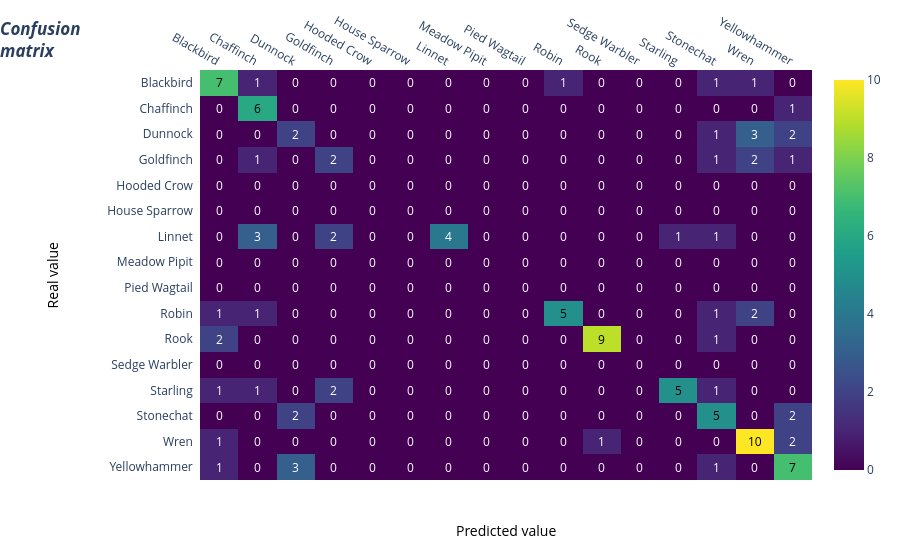

Source (notebook cell):
### Code cell
pred_lists = model_append.predict(test_ds)
y_pred = np.argmax(pred_lists, axis=-1)
#X          = np.array([X for X,_ in train_ds.unbatch()])
#y_true     = np.array([y for _,y in train_ds.unbatch()])
#pred_df    = pd.DataFrame(pred_lists, columns = categories)

#softmax_prediction_df = pred_df.apply(lambda x: np.exp(x - np.max(x))/np.exp(x - np.max(x)).sum(), axis=1)
# softmax_prediction_df.to_csv('results/'+filename_run+'_softmax_prediction_df.csv')

cm = confusion_matrix([y for _, y in test_ds.unbatch()], y_pred, labels=[
                      i for i in range(len(categories))])
fig = plotly_cm(cm, categories)
fig

### Figure 1 — Plotly figure (JSON) as saved in the notebook; plotly's stock layout.template omitted (floating-point values rounded to 4 significant figures; data arrays with more than 128 entries replaced by an {"elided": "..."} marker saying what was removed)
{"data": [{"colorscale": [[0, "#440154"], [0.1111, "#482878"], [0.2222, "#3e4989"], [0.3333, "#31688e"], [0.4444, "#26828e"], [0.5556, "#1f9e89"], [0.6667, "#35b779"], [0.7778, "#6ece58"], [0.8889, "#b5de2b"], [1, "#fde725"]], "reversescale": false, "showscale": true, "type": "heatmap", "x": ["Blackbird", "Chaffinch", "Dunnock", "Goldfinch", "Hooded Crow", "House Sparrow", "Linnet", "Meadow Pipit", "Pied Wagtail", "Robin", "Rook", "Sedge Warbler", "Starling", "Stonechat", "Wren", "Yellowhammer"], "y": ["Blackbird", "Chaffinch", "Dunnock", "Goldfinch", "Hooded Crow", "House Sparrow", "Linnet", "Meadow Pipit", "Pied Wagtail", "Robin", "Rook", "Sedge Warbler", "Starling", "Stonechat", "Wren", "Yellowhammer"], "z": {"elided": "16x16 int values"}}], "layout": {"annotations": [{"font": {"color": "#000000"}, "showarrow": false, "text": "7", "x": "Blackbird", "xref": "x", "y": "Blackbird", "yref": "y"}, {"font": {"color": "#FFFFFF"}, "showarrow": false, "text": "1", "x": "Chaffinch", "xref": "x", "y": "Blackbird", "yref": "y"}, {"font": {"color": "#FFFFFF"}, "showarrow": false, "text": "0", "x": "Dunnock", "xref": "x", "y": "Blackbird", "yref": "y"}, {"font": {"color": "#FFFFFF"}, "showarrow": false, "text": "0", "x": "Goldfinch", "xref": "x", "y": "Blackbird", "yref": "y"}, {"font": {"color": "#FFFFFF"}, "showarrow": false, "text": "0", "x": "Hooded Crow", "xref": "x", "y": "Blackbird", "yref": "y"}, {"font": {"color": "#FFFFFF"}, "showarrow": false, "text": "0", "x": "House Sparrow", "xref": "x", "y": "Blackbird", "yref": "y"}, {"font": {"color": "#FFFFFF"}, "showarrow": false, "text": "0", "x": "Linnet", "xref": "x", "y": "Blackbird", "yref": "y"}, {"font": {"color": "#FFFFFF"}, "showarrow": false, "text": "0", "x": "Meadow Pipit", "xref": "x", "y": "Blackbird", "yref": "y"}, {"font": {"color": "#FFFFFF"}, "showarrow": false, "text": "0", "x": "Pied Wagtail", "xref": "x", "y": "Blackbird", "yref": "y"}, {"font": {"color": "#FFFFFF"}, "showarrow": false, "text": "1", "x": "Robin", "xref": "x", "y": "Blackbird", "yref": "y"}, {"font": {"color": "#FFFFFF"}, "showarrow": false, "text": "0", "x": "Rook", "xref": "x", "y": "Blackbird", "yref": "y"}, {"font": {"color": "#FFFFFF"}, "showarrow": false, "text": "0", "x": "Sedge Warbler", "xref": "x", "y": "Blackbird", "yref": "y"}, {"font": {"color": "#FFFFFF"}, "showarrow": false, "text": "0", "x": "Starling", "xref": "x", "y": "Blackbird", "yref": "y"}, {"font": {"color": "#FFFFFF"}, "showarrow": false, "text": "1", "x": "Stonechat", "xref": "x", "y": "Blackbird", "yref": "y"}, {"font": {"color": "#FFFFFF"}, "showarrow": false, "text": "1", "x": "Wren", "xref": "x", "y": "Blackbird", "yref": "y"}, {"font": {"color": "#FFFFFF"}, "showarrow": false, "text": "0", "x": "Yellowhammer", "xref": "x", "y": "Blackbird", "yref": "y"}, {"font": {"color": "#FFFFFF"}, "showarrow": false, "text": "0", "x": "Blackbird", "xref": "x", "y": "Chaffinch", "yref": "y"}, {"font": {"color": "#000000"}, "showarrow": false, "text": "6", "x": "Chaffinch", "xref": "x", "y": "Chaffinch", "yref": "y"}, {"font": {"color": "#FFFFFF"}, "showarrow": false, "text": "0", "x": "Dunnock", "xref": "x", "y": "Chaffinch", "yref": "y"}, {"font": {"color": "#FFFFFF"}, "showarrow": false, "text": "0", "x": "Goldfinch", "xref": "x", "y": "Chaffinch", "yref": "y"}, {"font": {"color": "#FFFFFF"}, "showarrow": false, "text": "0", "x": "Hooded Crow", "xref": "x", "y": "Chaffinch", "yref": "y"}, {"font": {"color": "#FFFFFF"}, "showarrow": false, "text": "0", "x": "House Sparrow", "xref": "x", "y": "Chaffinch", "yref": "y"}, {"font": {"color": "#FFFFFF"}, "showarrow": false, "text": "0", "x": "Linnet", "xref": "x", "y": "Chaffinch", "yref": "y"}, {"font": {"color": "#FFFFFF"}, "showarrow": false, "text": "0", "x": "Meadow Pipit", "xref": "x", "y": "Chaffinch", "yref": "y"}, {"font": {"color": "#FFFFFF"}, "showarrow": false, "text": "0", "x": "Pied Wagtail", "xref": "x", "y": "Chaffinch", "yref": "y"}, {"font": {"color": "#FFFFFF"}, "showarrow": false, "text": "0", "x": "Robin", "xref": "x", "y": "Chaffinch", "yref": "y"}, {"font": {"color": "#FFFFFF"}, "showarrow": false, "text": "0", "x": "Rook", "xref": "x", "y": "Chaffinch", "yref": "y"}, {"font": {"color": "#FFFFFF"}, "showarrow": false, "text": "0", "x": "Sedge Warbler", "xref": "x", "y": "Chaffinch", "yref": "y"}, {"font": {"color": "#FFFFFF"}, "showarrow": false, "text": "0", "x": "Starling", "xref": "x", "y": "Chaffinch", "yref": "y"}, {"font": {"color": "#FFFFFF"}, "showarrow": false, "text": "0", "x": "Stonechat", "xref": "x", "y": "Chaffinch", "yref": "y"}, {"font": {"color": "#FFFFFF"}, "showarrow": false, "text": "0", "x": "Wren", "xref": "x", "y": "Chaffinch", "yref": "y"}, {"font": {"color": "#FFFFFF"}, "showarrow": false, "text": "1", "x": "Yellowhammer", "xref": "x", "y": "Chaffinch", "yref": "y"}, {"font": {"color": "#FFFFFF"}, "showarrow": false, "text": "0", "x": "Blackbird", "xref": "x", "y": "Dunnock", "yref": "y"}, {"font": {"color": "#FFFFFF"}, "showarrow": false, "text": "0", "x": "Chaffinch", "xref": "x", "y": "Dunnock", "yref": "y"}, {"font": {"color": "#FFFFFF"}, "showarrow": false, "text": "2", "x": "Dunnock", "xref": "x", "y": "Dunnock", "yref": "y"}, {"font": {"color": "#FFFFFF"}, "showarrow": false, "text": "0", "x": "Goldfinch", "xref": "x", "y": "Dunnock", "yref": "y"}, {"font": {"color": "#FFFFFF"}, "showarrow": false, "text": "0", "x": "Hooded Crow", "xref": "x", "y": "Dunnock", "yref": "y"}, {"font": {"color": "#FFFFFF"}, "showarrow": false, "text": "0", "x": "House Sparrow", "xref": "x", "y": "Dunnock", "yref": "y"}, {"font": {"color": "#FFFFFF"}, "showarrow": false, "text": "0", "x": "Linnet", "xref": "x", "y": "Dunnock", "yref": "y"}, {"font": {"color": "#FFFFFF"}, "showarrow": false, "text": "0", "x": "Meadow Pipit", "xref": "x", "y": "Dunnock", "yref": "y"}, {"font": {"color": "#FFFFFF"}, "showarrow": false, "text": "0", "x": "Pied Wagtail", "xref": "x", "y": "Dunnock", "yref": "y"}, {"font": {"color": "#FFFFFF"}, "showarrow": false, "text": "0", "x": "Robin", "xref": "x", "y": "Dunnock", "yref": "y"}, {"font": {"color": "#FFFFFF"}, "showarrow": false, "text": "0", "x": "Rook", "xref": "x", "y": "Dunnock", "yref": "y"}, {"font": {"color": "#FFFFFF"}, "showarrow": false, "text": "0", "x": "Sedge Warbler", "xref": "x", "y": "Dunnock", "yref": "y"}, {"font": {"color": "#FFFFFF"}, "showarrow": false, "text": "0", "x": "Starling", "xref": "x", "y": "Dunnock", "yref": "y"}, {"font": {"color": "#FFFFFF"}, "showarrow": false, "text": "1", "x": "Stonechat", "xref": "x", "y": "Dunnock", "yref": "y"}, {"font": {"color": "#FFFFFF"}, "showarrow": false, "text": "3", "x": "Wren", "xref": "x", "y": "Dunnock", "yref": "y"}, {"font": {"color": "#FFFFFF"}, "showarrow": false, "text": "2", "x": "Yellowhammer", "xref": "x", "y": "Dunnock", "yref": "y"}, {"font": {"color": "#FFFFFF"}, "showarrow": false, "text": "0", "x": "Blackbird", "xref": "x", "y": "Goldfinch", "yref": "y"}, {"font": {"color": "#FFFFFF"}, "showarrow": false, "text": "1", "x": "Chaffinch", "xref": "x", "y": "Goldfinch", "yref": "y"}, {"font": {"color": "#FFFFFF"}, "showarrow": false, "text": "0", "x": "Dunnock", "xref": "x", "y": "Goldfinch", "yref": "y"}, {"font": {"color": "#FFFFFF"}, "showarrow": false, "text": "2", "x": "Goldfinch", "xref": "x", "y": "Goldfinch", "yref": "y"}, {"font": {"color": "#FFFFFF"}, "showarrow": false, "text": "0", "x": "Hooded Crow", "xref": "x", "y": "Goldfinch", "yref": "y"}, {"font": {"color": "#FFFFFF"}, "showarrow": false, "text": "0", "x": "House Sparrow", "xref": "x", "y": "Goldfinch", "yref": "y"}, {"font": {"color": "#FFFFFF"}, "showarrow": false, "text": "0", "x": "Linnet", "xref": "x", "y": "Goldfinch", "yref": "y"}, {"font": {"color": "#FFFFFF"}, "showarrow": false, "text": "0", "x": "Meadow Pipit", "xref": "x", "y": "Goldfinch", "yref": "y"}, {"font": {"color": "#FFFFFF"}, "showarrow": false, "text": "0", "x": "Pied Wagtail", "xref": "x", "y": "Goldfinch", "yref": "y"}, {"font": {"color": "#FFFFFF"}, "showarrow": false, "text": "0", "x": "Robin", "xref": "x", "y": "Goldfinch", "yref": "y"}, {"font": {"color": "#FFFFFF"}, "showarrow": false, "text": "0", "x": "Rook", "xref": "x", "y": "Goldfinch", "yref": "y"}, {"font": {"color": "#FFFFFF"}, "showarrow": false, "text": "0", "x": "Sedge Warbler", "xref": "x", "y": "Goldfinch", "yref": "y"}, {"font": {"color": "#FFFFFF"}, "showarrow": false, "text": "0", "x": "Starling", "xref": "x", "y": "Goldfinch", "yref": "y"}, {"font": {"color": "#FFFFFF"}, "showarrow": false, "text": "1", "x": "Stonechat", "xref": "x", "y": "Goldfinch", "yref": "y"}, {"font": {"color": "#FFFFFF"}, "showarrow": false, "text": "2", "x": "Wren", "xref": "x", "y": "Goldfinch", "yref": "y"}, {"font": {"color": "#FFFFFF"}, "showarrow": false, "text": "1", "x": "Yellowhammer", "xref": "x", "y": "Goldfinch", "yref": "y"}, {"font": {"color": "#FFFFFF"}, "showarrow": false, "text": "0", "x": "Blackbird", "xref": "x", "y": "Hooded Crow", "yref": "y"}, {"font": {"color": "#FFFFFF"}, "showarrow": false, "text": "0", "x": "Chaffinch", "xref": "x", "y": "Hooded Crow", "yref": "y"}, {"font": {"color": "#FFFFFF"}, "showarrow": false, "text": "0", "x": "Dunnock", "xref": "x", "y": "Hooded Crow", "yref": "y"}, {"font": {"color": "#FFFFFF"}, "showarrow": false, "text": "0", "x": "Goldfinch", "xref": "x", "y": "Hooded Crow", "yref": "y"}, {"font": {"color": "#FFFFFF"}, "showarrow": false, "text": "0", "x": "Hooded Crow", "xref": "x", "y": "Hooded Crow", "yref": "y"}, {"font": {"color": "#FFFFFF"}, "showarrow": false, "text": "0", "x": "House Sparrow", "xref": "x", "y": "Hooded Crow", "yref": "y"}, {"font": {"color": "#FFFFFF"}, "showarrow": false, "text": "0", "x": "Linnet", "xref": "x", "y": "Hooded Crow", "yref": "y"}, {"font": {"color": "#FFFFFF"}, "showarrow": false, "text": "0", "x": "Meadow Pipit", "xref": "x", "y": "Hooded Crow", "yref": "y"}, {"font": {"color": "#FFFFFF"}, "showarrow": false, "text": "0", "x": "Pied Wagtail", "xref": "x", "y": "Hooded Crow", "yref": "y"}, {"font": {"color": "#FFFFFF"}, "showarrow": false, "text": "0", "x": "Robin", "xref": "x", "y": "Hooded Crow", "yref": "y"}, {"font": {"color": "#FFFFFF"}, "showarrow": false, "text": "0", "x": "Rook", "xref": "x", "y": "Hooded Crow", "yref": "y"}, {"font": {"color": "#FFFFFF"}, "showarrow": false, "text": "0", "x": "Sedge Warbler", "xref": "x", "y": "Hooded Crow", "yref": "y"}, {"font": {"color": "#FFFFFF"}, "showarrow": false, "text": "0", "x": "Starling", "xref": "x", "y": "Hooded Crow", "yref": "y"}, {"font": {"color": "#FFFFFF"}, "showarrow": false, "text": "0", "x": "Stonechat", "xref": "x", "y": "Hooded Crow", "yref": "y"}, {"font": {"color": "#FFFFFF"}, "showarrow": false, "text": "0", "x": "Wren", "xref": "x", "y": "Hooded Crow", "yref": "y"}, {"font": {"color": "#FFFFFF"}, "showarrow": false, "text": "0", "x": "Yellowhammer", "xref": "x", "y": "Hooded Crow", "yref": "y"}, {"font": {"color": "#FFFFFF"}, "showarrow": false, "text": "0", "x": "Blackbird", "xref": "x", "y": "House Sparrow", "yref": "y"}, {"font": {"color": "#FFFFFF"}, "showarrow": false, "text": "0", "x": "Chaffinch", "xref": "x", "y": "House Sparrow", "yref": "y"}, {"font": {"color": "#FFFFFF"}, "showarrow": false, "text": "0", "x": "Dunnock", "xref": "x", "y": "House Sparrow", "yref": "y"}, {"font": {"color": "#FFFFFF"}, "showarrow": false, "text": "0", "x": "Goldfinch", "xref": "x", "y": "House Sparrow", "yref": "y"}, {"font": {"color": "#FFFFFF"}, "showarrow": false, "text": "0", "x": "Hooded Crow", "xref": "x", "y": "House Sparrow", "yref": "y"}, {"font": {"color": "#FFFFFF"}, "showarrow": false, "text": "0", "x": "House Sparrow", "xref": "x", "y": "House Sparrow", "yref": "y"}, {"font": {"color": "#FFFFFF"}, "showarrow": false, "text": "0", "x": "Linnet", "xref": "x", "y": "House Sparrow", "yref": "y"}, {"font": {"color": "#FFFFFF"}, "showarrow": false, "text": "0", "x": "Meadow Pipit", "xref": "x", "y": "House Sparrow", "yref": "y"}, {"font": {"color": "#FFFFFF"}, "showarrow": false, "text": "0", "x": "Pied Wagtail", "xref": "x", "y": "House Sparrow", "yref": "y"}, {"font": {"color": "#FFFFFF"}, "showarrow": false, "text": "0", "x": "Robin", "xref": "x", "y": "House Sparrow", "yref": "y"}, {"font": {"color": "#FFFFFF"}, "showarrow": false, "text": "0", "x": "Rook", "xref": "x", "y": "House Sparrow", "yref": "y"}, {"font": {"color": "#FFFFFF"}, "showarrow": false, "text": "0", "x": "Sedge Warbler", "xref": "x", "y": "House Sparrow", "yref": "y"}, {"font": {"color": "#FFFFFF"}, "showarrow": false, "text": "0", "x": "Starling", "xref": "x", "y": "House Sparrow", "yref": "y"}, {"font": {"color": "#FFFFFF"}, "showarrow": false, "text": "0", "x": "Stonechat", "xref": "x", "y": "House Sparrow", "yref": "y"}, {"font": {"color": "#FFFFFF"}, "showarrow": false, "text": "0", "x": "Wren", "xref": "x", "y": "House Sparrow", "yref": "y"}, {"font": {"color": "#FFFFFF"}, "showarrow": false, "text": "0", "x": "Yellowhammer", "xref": "x", "y": "House Sparrow", "yref": "y"}, {"font": {"color": "#FFFFFF"}, "showarrow": false, "text": "0", "x": "Blackbird", "xref": "x", "y": "Linnet", "yref": "y"}, {"font": {"color": "#FFFFFF"}, "showarrow": false, "text": "3", "x": "Chaffinch", "xref": "x", "y": "Linnet", "yref": "y"}, {"font": {"color": "#FFFFFF"}, "showarrow": false, "text": "0", "x": "Dunnock", "xref": "x", "y": "Linnet", "yref": "y"}, {"font": {"color": "#FFFFFF"}, "showarrow": false, "text": "2", "x": "Goldfinch", "xref": "x", "y": "Linnet", "yref": "y"}, {"font": {"color": "#FFFFFF"}, "showarrow": false, "text": "0", "x": "Hooded Crow", "xref": "x", "y": "Linnet", "yref": "y"}, {"font": {"color": "#FFFFFF"}, "showarrow": false, "text": "0", "x": "House Sparrow", "xref": "x", "y": "Linnet", "yref": "y"}, {"font": {"color": "#FFFFFF"}, "showarrow": false, "text": "4", "x": "Linnet", "xref": "x", "y": "Linnet", "yref": "y"}, {"font": {"color": "#FFFFFF"}, "showarrow": false, "text": "0", "x": "Meadow Pipit", "xref": "x", "y": "Linnet", "yref": "y"}, {"font": {"color": "#FFFFFF"}, "showarrow": false, "text": "0", "x": "Pied Wagtail", "xref": "x", "y": "Linnet", "yref": "y"}, {"font": {"color": "#FFFFFF"}, "showarrow": false, "text": "0", "x": "Robin", "xref": "x", "y": "Linnet", "yref": "y"}, {"font": {"color": "#FFFFFF"}, "showarrow": false, "text": "0", "x": "Rook", "xref": "x", "y": "Linnet", "yref": "y"}, {"font": {"color": "#FFFFFF"}, "showarrow": false, "text": "0", "x": "Sedge Warbler", "xref": "x", "y": "Linnet", "yref": "y"}, {"font": {"color": "#FFFFFF"}, "showarrow": false, "text": "1", "x": "Starling", "xref": "x", "y": "Linnet", "yref": "y"}, {"font": {"color": "#FFFFFF"}, "showarrow": false, "text": "1", "x": "Stonechat", "xref": "x", "y": "Linnet", "yref": "y"}, {"font": {"color": "#FFFFFF"}, "showarrow": false, "text": "0", "x": "Wren", "xref": "x", "y": "Linnet", "yref": "y"}, {"font": {"color": "#FFFFFF"}, "showarrow": false, "text": "0", "x": "Yellowhammer", "xref": "x", "y": "Linnet", "yref": "y"}, {"font": {"color": "#FFFFFF"}, "showarrow": false, "text": "0", "x": "Blackbird", "xref": "x", "y": "Meadow Pipit", "yref": "y"}, {"font": {"color": "#FFFFFF"}, "showarrow": false, "text": "0", "x": "Chaffinch", "xref": "x", "y": "Meadow Pipit", "yref": "y"}, {"font": {"color": "#FFFFFF"}, "showarrow": false, "text": "0", "x": "Dunnock", "xref": "x", "y": "Meadow Pipit", "yref": "y"}, {"font": {"color": "#FFFFFF"}, "showarrow": false, "text": "0", "x": "Goldfinch", "xref": "x", "y": "Meadow Pipit", "yref": "y"}, {"font": {"color": "#FFFFFF"}, "showarrow": false, "text": "0", "x": "Hooded Crow", "xref": "x", "y": "Meadow Pipit", "yref": "y"}, {"font": {"color": "#FFFFFF"}, "showarrow": false, "text": "0", "x": "House Sparrow", "xref": "x", "y": "Meadow Pipit", "yref": "y"}, {"font": {"color": "#FFFFFF"}, "showarrow": false, "text": "0", "x": "Linnet", "xref": "x", "y": "Meadow Pipit", "yref": "y"}, {"font": {"color": "#FFFFFF"}, "showarrow": false, "text": "0", "x": "Meadow Pipit", "xref": "x", "y": "Meadow Pipit", "yref": "y"}, {"font": {"color": "#FFFFFF"}, "showarrow": false, "text": "0", "x": "Pied Wagtail", "xref": "x", "y": "Meadow Pipit", "yref": "y"}, {"font": {"color": "#FFFFFF"}, "showarrow": false, "text": "0", "x": "Robin", "xref": "x", "y": "Meadow Pipit", "yref": "y"}, {"font": {"color": "#FFFFFF"}, "showarrow": false, "text": "0", "x": "Rook", "xref": "x", "y": "Meadow Pipit", "yref": "y"}, {"font": {"color": "#FFFFFF"}, "showarrow": false, "text": "0", "x": "Sedge Warbler", "xref": "x", "y": "Meadow Pipit", "yref": "y"}, {"font": {"color": "#FFFFFF"}, "showarrow": false, "text": "0", "x": "Starling", "xref": "x", "y": "Meadow Pipit", "yref": "y"}, {"font": {"color": "#FFFFFF"}, "showarrow": false, "text": "0", "x": "Stonechat", "xref": "x", "y": "Meadow Pipit", "yref": "y"}, {"font": {"color": "#FFFFFF"}, "showarrow": false, "text": "0", "x": "Wren", "xref": "x", "y": "Meadow Pipit", "yref": "y"}, {"font": {"color": "#FFFFFF"}, "showarrow": false, "text": "0", "x": "Yellowhammer", "xref": "x", "y": "Meadow Pipit", "yref": "y"}, {"font": {"color": "#FFFFFF"}, "showarrow": false, "text": "0", "x": "Blackbird", "xref": "x", "y": "Pied Wagtail", "yref": "y"}, {"font": {"color": "#FFFFFF"}, "showarrow": false, "text": "0", "x": "Chaffinch", "xref": "x", "y": "Pied Wagtail", "yref": "y"}, {"font": {"color": "#FFFFFF"}, "showarrow": false, "text": "0", "x": "Dunnock", "xref": "x", "y": "Pied Wagtail", "yref": "y"}, {"font": {"color": "#FFFFFF"}, "showarrow": false, "text": "0", "x": "Goldfinch", "xref": "x", "y": "Pied Wagtail", "yref": "y"}, {"font": {"color": "#FFFFFF"}, "showarrow": false, "text": "0", "x": "Hooded Crow", "xref": "x", "y": "Pied Wagtail", "yref": "y"}, {"font": {"color": "#FFFFFF"}, "showarrow": false, "text": "0", "x": "House Sparrow", "xref": "x", "y": "Pied Wagtail", "yref": "y"}, {"font": {"color": "#FFFFFF"}, "showarrow": false, "text": "0", "x": "Linnet", "xref": "x", "y": "Pied Wagtail", "yref": "y"}, {"font": {"color": "#FFFFFF"}, "showarrow": false, "text": "0", "x": "Meadow Pipit", "xref": "x", "y": "Pied Wagtail", "yref": "y"}, {"font": {"color": "#FFFFFF"}, "showarrow": false, "text": "0", "x": "Pied Wagtail", "xref": "x", "y": "Pied Wagtail", "yref": "y"}, {"font": {"color": "#FFFFFF"}, "showarrow": false, "text": "0", "x": "Robin", "xref": "x", "y": "Pied Wagtail", "yref": "y"}, {"font": {"color": "#FFFFFF"}, "showarrow": false, "text": "0", "x": "Rook", "xref": "x", "y": "Pied Wagtail", "yref": "y"}, {"font": {"color": "#FFFFFF"}, "showarrow": false, "text": "0", "x": "Sedge Warbler", "xref": "x", "y": "Pied Wagtail", "yref": "y"}, {"font": {"color": "#FFFFFF"}, "showarrow": false, "text": "0", "x": "Starling", "xref": "x", "y": "Pied Wagtail", "yref": "y"}, {"font": {"color": "#FFFFFF"}, "showarrow": false, "text": "0", "x": "Stonechat", "xref": "x", "y": "Pied Wagtail", "yref": "y"}, {"font": {"color": "#FFFFFF"}, "showarrow": false, "text": "0", "x": "Wren", "xref": "x", "y": "Pied Wagtail", "yref": "y"}, {"font": {"color": "#FFFFFF"}, "showarrow": false, "text": "0", "x": "Yellowhammer", "xref": "x", "y": "Pied Wagtail", "yref": "y"}, {"font": {"color": "#FFFFFF"}, "showarrow": false, "text": "1", "x": "Blackbird", "xref": "x", "y": "Robin", "yref": "y"}, {"font": {"color": "#FFFFFF"}, "showarrow": false, "text": "1", "x": "Chaffinch", "xref": "x", "y": "Robin", "yref": "y"}, {"font": {"color": "#FFFFFF"}, "showarrow": false, "text": "0", "x": "Dunnock", "xref": "x", "y": "Robin", "yref": "y"}, {"font": {"color": "#FFFFFF"}, "showarrow": false, "text": "0", "x": "Goldfinch", "xref": "x", "y": "Robin", "yref": "y"}, {"font": {"color": "#FFFFFF"}, "showarrow": false, "text": "0", "x": "Hooded Crow", "xref": "x", "y": "Robin", "yref": "y"}, {"font": {"color": "#FFFFFF"}, "showarrow": false, "text": "0", "x": "House Sparrow", "xref": "x", "y": "Robin", "yref": "y"}, {"font": {"color": "#FFFFFF"}, "showarrow": false, "text": "0", "x": "Linnet", "xref": "x", "y": "Robin", "yref": "y"}, {"font": {"color": "#FFFFFF"}, "showarrow": false, "text": "0", "x": "Meadow Pipit", "xref": "x", "y": "Robin", "yref": "y"}, {"font": {"color": "#FFFFFF"}, "showarrow": false, "text": "0", "x": "Pied Wagtail", "xref": "x", "y": "Robin", "yref": "y"}, {"font": {"color": "#000000"}, "showarrow": false, "text": "5", "x": "Robin", "xref": "x", "y": "Robin", "yref": "y"}, {"font": {"color": "#FFFFFF"}, "showarrow": false, "text": "0", "x": "Rook", "xref": "x", "y": "Robin", "yref": "y"}, {"font": {"color": "#FFFFFF"}, "showarrow": false, "text": "0", "x": "Sedge Warbler", "xref": "x", "y": "Robin", "yref": "y"}, {"font": {"color": "#FFFFFF"}, "showarrow": false, "text": "0", "x": "Starling", "xref": "x", "y": "Robin", "yref": "y"}, {"font": {"color": "#FFFFFF"}, "showarrow": false, "text": "1", "x": "Stonechat", "xref": "x", "y": "Robin", "yref": "y"}, {"font": {"color": "#FFFFFF"}, "showarrow": false, "text": "2", "x": "Wren", "xref": "x", "y": "Robin", "yref": "y"}, {"font": {"color": "#FFFFFF"}, "showarrow": false, "text": "0", "x": "Yellowhammer", "xref": "x", "y": "Robin", "yref": "y"}, {"font": {"color": "#FFFFFF"}, "showarrow": false, "text": "2", "x": "Blackbird", "xref": "x", "y": "Rook", "yref": "y"}, {"font": {"color": "#FFFFFF"}, "showarrow": false, "text": "0", "x": "Chaffinch", "xref": "x", "y": "Rook", "yref": "y"}, {"font": {"color": "#FFFFFF"}, "showarrow": false, "text": "0", "x": "Dunnock", "xref": "x", "y": "Rook", "yref": "y"}, {"font": {"color": "#FFFFFF"}, "showarrow": false, "text": "0", "x": "Goldfinch", "xref": "x", "y": "Rook", "yref": "y"}, {"font": {"color": "#FFFFFF"}, "showarrow": false, "text": "0", "x": "Hooded Crow", "xref": "x", "y": "Rook", "yref": "y"}, {"font": {"color": "#FFFFFF"}, "showarrow": false, "text": "0", "x": "House Sparrow", "xref": "x", "y": "Rook", "yref": "y"}, {"font": {"color": "#FFFFFF"}, "showarrow": false, "text": "0", "x": "Linnet", "xref": "x", "y": "Rook", "yref": "y"}, {"font": {"color": "#FFFFFF"}, "showarrow": false, "text": "0", "x": "Meadow Pipit", "xref": "x", "y": "Rook", "yref": "y"}, {"font": {"color": "#FFFFFF"}, "showarrow": false, "text": "0", "x": "Pied Wagtail", "xref": "x", "y": "Rook", "yref": "y"}, {"font": {"color": "#FFFFFF"}, "showarrow": false, "text": "0", "x": "Robin", "xref": "x", "y": "Rook", "yref": "y"}, {"font": {"color": "#000000"}, "showarrow": false, "text": "9", "x": "Rook", "xref": "x", "y": "Rook", "yref": "y"}, {"font": {"color": "#FFFFFF"}, "showarrow": false, "text": "0", "x": "Sedge Warbler", "xref": "x", "y": "Rook", "yref": "y"}, {"font": {"color": "#FFFFFF"}, "showarrow": false, "text": "0", "x": "Starling", "xref": "x", "y": "Rook", "yref": "y"}, {"font": {"color": "#FFFFFF"}, "showarrow": false, "text": "1", "x": "Stonechat", "xref": "x", "y": "Rook", "yref": "y"}, {"font": {"color": "#FFFFFF"}, "showarrow": false, "text": "0", "x": "Wren", "xref": "x", "y": "Rook", "yref": "y"}, {"font": {"color": "#FFFFFF"}, "showarrow": false, "text": "0", "x": "Yellowhammer", "xref": "x", "y": "Rook", "yref": "y"}, {"font": {"color": "#FFFFFF"}, "showarrow": false, "text": "0", "x": "Blackbird", "xref": "x", "y": "Sedge Warbler", "yref": "y"}, {"font": {"color": "#FFFFFF"}, "showarrow": false, "text": "0", "x": "Chaffinch", "xref": "x", "y": "Sedge Warbler", "yref": "y"}, {"font": {"color": "#FFFFFF"}, "showarrow": false, "text": "0", "x": "Dunnock", "xref": "x", "y": "Sedge Warbler", "yref": "y"}, {"font": {"color": "#FFFFFF"}, "showarrow": false, "text": "0", "x": "Goldfinch", "xref": "x", "y": "Sedge Warbler", "yref": "y"}, {"font": {"color": "#FFFFFF"}, "showarrow": false, "text": "0", "x": "Hooded Crow", "xref": "x", "y": "Sedge Warbler", "yref": "y"}, {"font": {"color": "#FFFFFF"}, "showarrow": false, "text": "0", "x": "House Sparrow", "xref": "x", "y": "Sedge Warbler", "yref": "y"}, {"font": {"color": "#FFFFFF"}, "showarrow": false, "text": "0", "x": "Linnet", "xref": "x", "y": "Sedge Warbler", "yref": "y"}, {"font": {"color": "#FFFFFF"}, "showarrow": false, "text": "0", "x": "Meadow Pipit", "xref": "x", "y": "Sedge Warbler", "yref": "y"}, {"font": {"color": "#FFFFFF"}, "showarrow": false, "text": "0", "x": "Pied Wagtail", "xref": "x", "y": "Sedge Warbler", "yref": "y"}, {"font": {"color": "#FFFFFF"}, "showarrow": false, "text": "0", "x": "Robin", "xref": "x", "y": "Sedge Warbler", "yref": "y"}, {"font": {"color": "#FFFFFF"}, "showarrow": false, "text": "0", "x": "Rook", "xref": "x", "y": "Sedge Warbler", "yref": "y"}, {"font": {"color": "#FFFFFF"}, "showarrow": false, "text": "0", "x": "Sedge Warbler", "xref": "x", "y": "Sedge Warbler", "yref": "y"}, {"font": {"color": "#FFFFFF"}, "showarrow": false, "text": "0", "x": "Starling", "xref": "x", "y": "Sedge Warbler", "yref": "y"}, {"font": {"color": "#FFFFFF"}, "showarrow": false, "text": "0", "x": "Stonechat", "xref": "x", "y": "Sedge Warbler", "yref": "y"}, {"font": {"color": "#FFFFFF"}, "showarrow": false, "text": "0", "x": "Wren", "xref": "x", "y": "Sedge Warbler", "yref": "y"}, {"font": {"color": "#FFFFFF"}, "showarrow": false, "text": "0", "x": "Yellowhammer", "xref": "x", "y": "Sedge Warbler", "yref": "y"}, {"font": {"color": "#FFFFFF"}, "showarrow": false, "text": "1", "x": "Blackbird", "xref": "x", "y": "Starling", "yref": "y"}, {"font": {"color": "#FFFFFF"}, "showarrow": false, "text": "1", "x": "Chaffinch", "xref": "x", "y": "Starling", "yref": "y"}, {"font": {"color": "#FFFFFF"}, "showarrow": false, "text": "0", "x": "Dunnock", "xref": "x", "y": "Starling", "yref": "y"}, {"font": {"color": "#FFFFFF"}, "showarrow": false, "text": "2", "x": "Goldfinch", "xref": "x", "y": "Starling", "yref": "y"}, {"font": {"color": "#FFFFFF"}, "showarrow": false, "text": "0", "x": "Hooded Crow", "xref": "x", "y": "Starling", "yref": "y"}, {"font": {"color": "#FFFFFF"}, "showarrow": false, "text": "0", "x": "House Sparrow", "xref": "x", "y": "Starling", "yref": "y"}, {"font": {"color": "#FFFFFF"}, "showarrow": false, "text": "0", "x": "Linnet", "xref": "x", "y": "Starling", "yref": "y"}, {"font": {"color": "#FFFFFF"}, "showarrow": false, "text": "0", "x": "Meadow Pipit", "xref": "x", "y": "Starling", "yref": "y"}, {"font": {"color": "#FFFFFF"}, "showarrow": false, "text": "0", "x": "Pied Wagtail", "xref": "x", "y": "Starling", "yref": "y"}, {"font": {"color": "#FFFFFF"}, "showarrow": false, "text": "0", "x": "Robin", "xref": "x", "y": "Starling", "yref": "y"}, {"font": {"color": "#FFFFFF"}, "showarrow": false, "text": "0", "x": "Rook", "xref": "x", "y": "Starling", "yref": "y"}, {"font": {"color": "#FFFFFF"}, "showarrow": false, "text": "0", "x": "Sedge Warbler", "xref": "x", "y": "Starling", "yref": "y"}, {"font": {"color": "#000000"}, "showarrow": false, "text": "5", "x": "Starling", "xref": "x", "y": "Starling", "yref": "y"}, {"font": {"color": "#FFFFFF"}, "showarrow": false, "text": "1", "x": "Stonechat", "xref": "x", "y": "Starling", "yref": "y"}, {"font": {"color": "#FFFFFF"}, "showarrow": false, "text": "0", "x": "Wren", "xref": "x", "y": "Starling", "yref": "y"}, {"font": {"color": "#FFFFFF"}, "showarrow": false, "text": "0", "x": "Yellowhammer", "xref": "x", "y": "Starling", "yref": "y"}, {"font": {"color": "#FFFFFF"}, "showarrow": false, "text": "0", "x": "Blackbird", "xref": "x", "y": "Stonechat", "yref": "y"}, {"font": {"color": "#FFFFFF"}, "showarrow": false, "text": "0", "x": "Chaffinch", "xref": "x", "y": "Stonechat", "yref": "y"}, {"font": {"color": "#FFFFFF"}, "showarrow": false, "text": "2", "x": "Dunnock", "xref": "x", "y": "Stonechat", "yref": "y"}, {"font": {"color": "#FFFFFF"}, "showarrow": false, "text": "0", "x": "Goldfinch", "xref": "x", "y": "Stonechat", "yref": "y"}, {"font": {"color": "#FFFFFF"}, "showarrow": false, "text": "0", "x": "Hooded Crow", "xref": "x", "y": "Stonechat", "yref": "y"}, {"font": {"color": "#FFFFFF"}, "showarrow": false, "text": "0", "x": "House Sparrow", "xref": "x", "y": "Stonechat", "yref": "y"}, {"font": {"color": "#FFFFFF"}, "showarrow": false, "text": "0", "x": "Linnet", "xref": "x", "y": "Stonechat", "yref": "y"}, {"font": {"color": "#FFFFFF"}, "showarrow": false, "text": "0", "x": "Meadow Pipit", "xref": "x", "y": "Stonechat", "yref": "y"}, {"font": {"color": "#FFFFFF"}, "showarrow": false, "text": "0", "x": "Pied Wagtail", "xref": "x", "y": "Stonechat", "yref": "y"}, {"font": {"color": "#FFFFFF"}, "showarrow": false, "text": "0", "x": "Robin", "xref": "x", "y": "Stonechat", "yref": "y"}, {"font": {"color": "#FFFFFF"}, "showarrow": false, "text": "0", "x": "Rook", "xref": "x", "y": "Stonechat", "yref": "y"}, {"font": {"color": "#FFFFFF"}, "showarrow": false, "text": "0", "x": "Sedge Warbler", "xref": "x", "y": "Stonechat", "yref": "y"}, {"font": {"color": "#FFFFFF"}, "showarrow": false, "text": "0", "x": "Starling", "xref": "x", "y": "Stonechat", "yref": "y"}, {"font": {"color": "#000000"}, "showarrow": false, "text": "5", "x": "Stonechat", "xref": "x", "y": "Stonechat", "yref": "y"}, {"font": {"color": "#FFFFFF"}, "showarrow": false, "text": "0", "x": "Wren", "xref": "x", "y": "Stonechat", "yref": "y"}, {"font": {"color": "#FFFFFF"}, "showarrow": false, "text": "2", "x": "Yellowhammer", "xref": "x", "y": "Stonechat", "yref": "y"}, {"font": {"color": "#FFFFFF"}, "showarrow": false, "text": "1", "x": "Blackbird", "xref": "x", "y": "Wren", "yref": "y"}, {"font": {"color": "#FFFFFF"}, "showarrow": false, "text": "0", "x": "Chaffinch", "xref": "x", "y": "Wren", "yref": "y"}, {"font": {"color": "#FFFFFF"}, "showarrow": false, "text": "0", "x": "Dunnock", "xref": "x", "y": "Wren", "yref": "y"}, {"font": {"color": "#FFFFFF"}, "showarrow": false, "text": "0", "x": "Goldfinch", "xref": "x", "y": "Wren", "yref": "y"}, {"font": {"color": "#FFFFFF"}, "showarrow": false, "text": "0", "x": "Hooded Crow", "xref": "x", "y": "Wren", "yref": "y"}, {"font": {"color": "#FFFFFF"}, "showarrow": false, "text": "0", "x": "House Sparrow", "xref": "x", "y": "Wren", "yref": "y"}, {"font": {"color": "#FFFFFF"}, "showarrow": false, "text": "0", "x": "Linnet", "xref": "x", "y": "Wren", "yref": "y"}, {"font": {"color": "#FFFFFF"}, "showarrow": false, "text": "0", "x": "Meadow Pipit", "xref": "x", "y": "Wren", "yref": "y"}, {"font": {"color": "#FFFFFF"}, "showarrow": false, "text": "0", "x": "Pied Wagtail", "xref": "x", "y": "Wren", "yref": "y"}, {"font": {"color": "#FFFFFF"}, "showarrow": false, "text": "0", "x": "Robin", "xref": "x", "y": "Wren", "yref": "y"}, {"font": {"color": "#FFFFFF"}, "showarrow": false, "text": "1", "x": "Rook", "xref": "x", "y": "Wren", "yref": "y"}, {"font": {"color": "#FFFFFF"}, "showarrow": false, "text": "0", "x": "Sedge Warbler", "xref": "x", "y": "Wren", "yref": "y"}, {"font": {"color": "#FFFFFF"}, "showarrow": false, "text": "0", "x": "Starling", "xref": "x", "y": "Wren", "yref": "y"}, {"font": {"color": "#FFFFFF"}, "showarrow": false, "text": "0", "x": "Stonechat", "xref": "x", "y": "Wren", "yref": "y"}, {"font": {"color": "#000000"}, "showarrow": false, "text": "10", "x": "Wren", "xref": "x", "y": "Wren", "yref": "y"}, {"font": {"color": "#FFFFFF"}, "showarrow": false, "text": "2", "x": "Yellowhammer", "xref": "x", "y": "Wren", "yref": "y"}, {"font": {"color": "#FFFFFF"}, "showarrow": false, "text": "1", "x": "Blackbird", "xref": "x", "y": "Yellowhammer", "yref": "y"}, {"font": {"color": "#FFFFFF"}, "showarrow": false, "text": "0", "x": "Chaffinch", "xref": "x", "y": "Yellowhammer", "yref": "y"}, {"font": {"color": "#FFFFFF"}, "showarrow": false, "text": "3", "x": "Dunnock", "xref": "x", "y": "Yellowhammer", "yref": "y"}, {"font": {"color": "#FFFFFF"}, "showarrow": false, "text": "0", "x": "Goldfinch", "xref": "x", "y": "Yellowhammer", "yref": "y"}, {"font": {"color": "#FFFFFF"}, "showarrow": false, "text": "0", "x": "Hooded Crow", "xref": "x", "y": "Yellowhammer", "yref": "y"}, {"font": {"color": "#FFFFFF"}, "showarrow": false, "text": "0", "x": "House Sparrow", "xref": "x", "y": "Yellowhammer", "yref": "y"}, {"font": {"color": "#FFFFFF"}, "showarrow": false, "text": "0", "x": "Linnet", "xref": "x", "y": "Yellowhammer", "yref": "y"}, {"font": {"color": "#FFFFFF"}, "showarrow": false, "text": "0", "x": "Meadow Pipit", "xref": "x", "y": "Yellowhammer", "yref": "y"}, {"font": {"color": "#FFFFFF"}, "showarrow": false, "text": "0", "x": "Pied Wagtail", "xref": "x", "y": "Yellowhammer", "yref": "y"}, {"font": {"color": "#FFFFFF"}, "showarrow": false, "text": "0", "x": "Robin", "xref": "x", "y": "Yellowhammer", "yref": "y"}, {"font": {"color": "#FFFFFF"}, "showarrow": false, "text": "0", "x": "Rook", "xref": "x", "y": "Yellowhammer", "yref": "y"}, {"font": {"color": "#FFFFFF"}, "showarrow": false, "text": "0", "x": "Sedge Warbler", "xref": "x", "y": "Yellowhammer", "yref": "y"}, {"font": {"color": "#FFFFFF"}, "showarrow": false, "text": "0", "x": "Starling", "xref": "x", "y": "Yellowhammer", "yref": "y"}, {"font": {"color": "#FFFFFF"}, "showarrow": false, "text": "1", "x": "Stonechat", "xref": "x", "y": "Yellowhammer", "yref": "y"}, {"font": {"color": "#FFFFFF"}, "showarrow": false, "text": "0", "x": "Wren", "xref": "x", "y": "Yellowhammer", "yref": "y"}, {"font": {"color": "#000000"}, "showarrow": false, "text": "7", "x": "Yellowhammer", "xref": "x", "y": "Yellowhammer", "yref": "y"}, {"font": {"color": "black", "size": 14}, "showarrow": false, "text": "Predicted value", "x": 0.5, "xref": "paper", "y": -0.15, "yref": "paper"}, {"font": {"color": "black", "size": 14}, "showarrow": false, "text": "Real value", "textangle": -90, "x": -0.26, "xref": "paper", "y": 0.5, "yref": "paper"}], "margin": {"l": 200, "t": 50}, "title": {"text": "<i><b>Confusion<br>matrix</b></i>", "x": 0}, "xaxis": {"dtick": 1, "gridcolor": "rgb(0, 0, 0)", "side": "top", "ticks": ""}, "yaxis": {"autorange": "reversed", "dtick": 1, "ticks": "", "ticksuffix": "  "}}}
